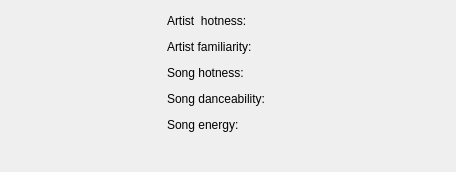
<?xml version="1.0" encoding="UTF-8"?>
<ui version="4.0">
 <class>ViSongInfoWidget</class>
 <widget class="QWidget" name="ViSongInfoWidget">
  <property name="geometry">
   <rect>
    <x>0</x>
    <y>0</y>
    <width>456</width>
    <height>168</height>
   </rect>
  </property>
  <property name="windowTitle">
   <string>Form</string>
  </property>
  <layout class="QGridLayout" name="gridLayout">
   <item row="0" column="1">
    <widget class="QWidget" name="widget_2" native="true">
     <property name="maximumSize">
      <size>
       <width>16777215</width>
       <height>150</height>
      </size>
     </property>
     <layout class="QGridLayout" name="gridLayout_5">
      <property name="margin">
       <number>0</number>
      </property>
      <item row="0" column="0" colspan="2">
       <widget class="QStackedWidget" name="stackedWidget">
        <property name="currentIndex">
         <number>1</number>
        </property>
        <widget class="QWidget" name="page">
         <layout class="QGridLayout" name="gridLayout_3">
          <property name="margin">
           <number>0</number>
          </property>
          <item row="0" column="0">
           <widget class="QLabel" name="label">
            <property name="text">
             <string>Artist:</string>
            </property>
           </widget>
          </item>
          <item row="0" column="1">
           <widget class="QLabel" name="artistLabel">
            <property name="text">
             <string/>
            </property>
           </widget>
          </item>
          <item row="1" column="0">
           <widget class="QLabel" name="label_2">
            <property name="text">
             <string>Title:</string>
            </property>
           </widget>
          </item>
          <item row="1" column="1">
           <widget class="QLabel" name="titleLabel">
            <property name="text">
             <string/>
            </property>
           </widget>
          </item>
          <item row="7" column="0">
           <widget class="QLabel" name="label_10">
            <property name="text">
             <string>Estimated tempo:</string>
            </property>
           </widget>
          </item>
          <item row="3" column="0">
           <widget class="QLabel" name="label_11">
            <property name="text">
             <string>Estimated loudness:</string>
            </property>
           </widget>
          </item>
          <item row="7" column="1">
           <widget class="QLabel" name="tempoLabel">
            <property name="text">
             <string/>
            </property>
           </widget>
          </item>
          <item row="3" column="1">
           <widget class="QLabel" name="loudnessLabel">
            <property name="text">
             <string/>
            </property>
           </widget>
          </item>
          <item row="2" column="0">
           <widget class="QLabel" name="label_9">
            <property name="text">
             <string>Estimated duration:</string>
            </property>
           </widget>
          </item>
          <item row="2" column="1">
           <widget class="QLabel" name="durationLabel">
            <property name="text">
             <string/>
            </property>
           </widget>
          </item>
         </layout>
        </widget>
        <widget class="QWidget" name="page_2">
         <layout class="QGridLayout" name="gridLayout_4">
          <property name="margin">
           <number>0</number>
          </property>
          <item row="0" column="0">
           <widget class="QLabel" name="label_3">
            <property name="text">
             <string>Artist  hotness:</string>
            </property>
           </widget>
          </item>
          <item row="0" column="1">
           <widget class="ViRatingWidget" name="artistHotnessWidget" native="true"/>
          </item>
          <item row="1" column="0">
           <widget class="QLabel" name="label_4">
            <property name="text">
             <string>Artist familiarity:</string>
            </property>
           </widget>
          </item>
          <item row="1" column="1">
           <widget class="ViRatingWidget" name="artistFamiliarityWidget" native="true"/>
          </item>
          <item row="2" column="0">
           <widget class="QLabel" name="label_5">
            <property name="text">
             <string>Song hotness:</string>
            </property>
           </widget>
          </item>
          <item row="2" column="1">
           <widget class="ViRatingWidget" name="songHotnessWidget" native="true"/>
          </item>
          <item row="3" column="0">
           <widget class="QLabel" name="label_6">
            <property name="text">
             <string>Song danceability:</string>
            </property>
           </widget>
          </item>
          <item row="3" column="1">
           <widget class="ViRatingWidget" name="songDanceabilityWidget" native="true"/>
          </item>
          <item row="4" column="0">
           <widget class="QLabel" name="label_7">
            <property name="text">
             <string>Song energy:</string>
            </property>
           </widget>
          </item>
          <item row="4" column="1">
           <widget class="ViRatingWidget" name="songEnergyWidget" native="true"/>
          </item>
         </layout>
        </widget>
       </widget>
      </item>
      <item row="1" column="1">
       <widget class="ViPushButton" name="button" native="true"/>
      </item>
      <item row="1" column="0">
       <spacer name="horizontalSpacer">
        <property name="orientation">
         <enum>Qt::Horizontal</enum>
        </property>
        <property name="sizeHint" stdset="0">
         <size>
          <width>40</width>
          <height>20</height>
         </size>
        </property>
       </spacer>
      </item>
     </layout>
    </widget>
   </item>
   <item row="0" column="0">
    <widget class="QLabel" name="coverPicture">
     <property name="minimumSize">
      <size>
       <width>150</width>
       <height>150</height>
      </size>
     </property>
     <property name="maximumSize">
      <size>
       <width>150</width>
       <height>150</height>
      </size>
     </property>
     <property name="text">
      <string/>
     </property>
    </widget>
   </item>
  </layout>
 </widget>
 <customwidgets>
  <customwidget>
   <class>ViRatingWidget</class>
   <extends>QWidget</extends>
   <header>viratingwidget.h</header>
   <container>1</container>
  </customwidget>
  <customwidget>
   <class>ViPushButton</class>
   <extends>QWidget</extends>
   <header>vipushbutton.h</header>
   <container>1</container>
  </customwidget>
 </customwidgets>
 <resources/>
 <connections/>
</ui>
